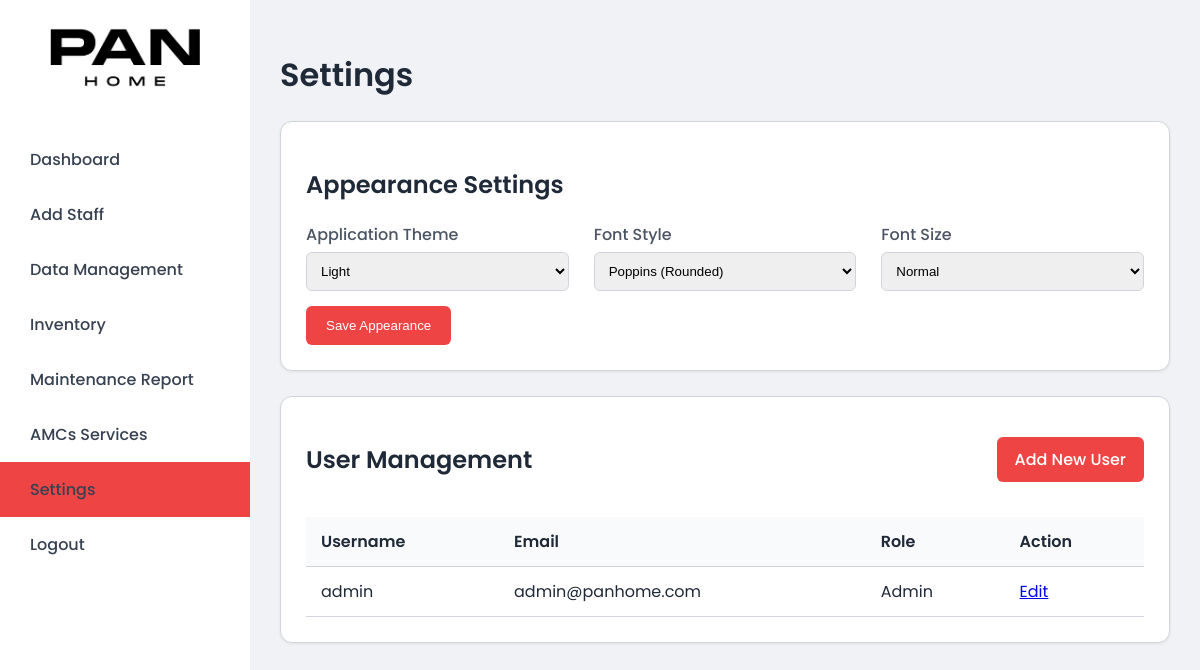
The app's page /settings (signed in), older data.
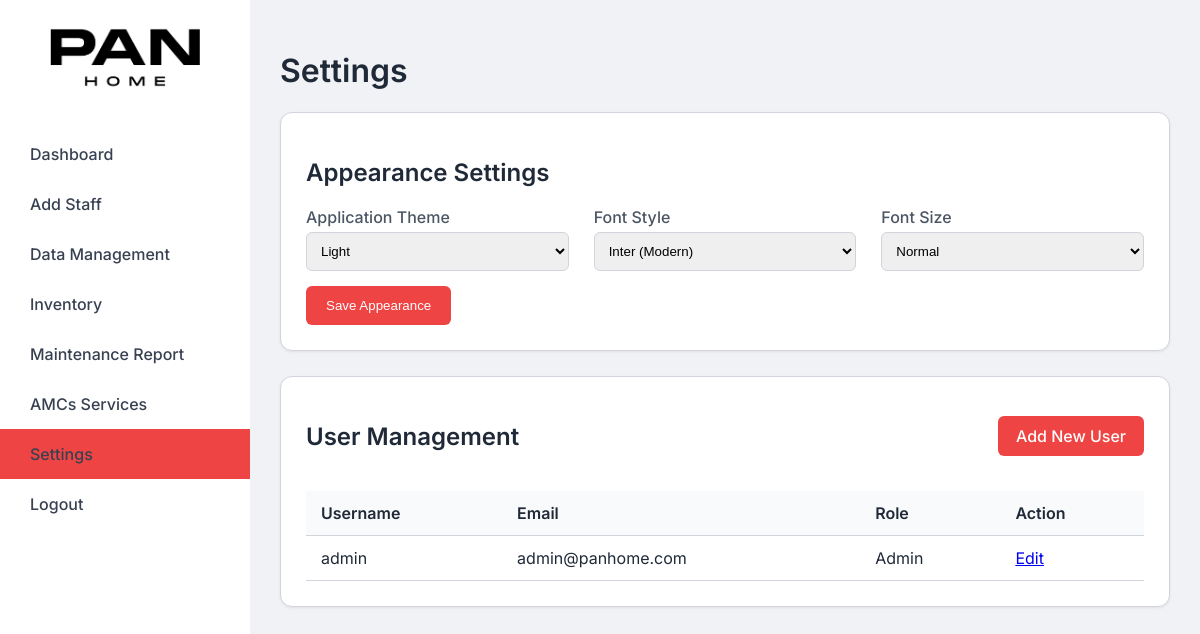
The same page, newer data.
### app.py (models this page shows, shortened)
class AppUser(db.Model, UserMixin):
    id = db.Column(db.Integer, primary_key=True)
    username = db.Column(db.String(100), unique=True, nullable=False)
    email = db.Column(db.String(100), unique=True, nullable=True)
    mobile = db.Column(db.String(20), nullable=True)
    password_hash = db.Column(db.String(255), nullable=False)
    role = db.Column(db.String(20), default='user')
    theme = db.Column(db.String(20), default='default')
    font_style = db.Column(db.String(20), default='inter')
    font_size = db.Column(db.String(20), default='normal')
    def is_admin(self):
        return self.role == 'admin'

### app.py (the view)
@app.route('/settings')
@login_required
def settings_dashboard():
    if not current_user.is_admin():
        flash("You do not have permission to access this page.", 'danger')
        return redirect(url_for('dashboard'))
    users = AppUser.query.all()
    return render_template('settings.html', users=users)

### app.py (called while the page is built)
@login_manager.user_loader
def load_user(user_id):
    return db.session.get(AppUser, int(user_id))

### templates/settings.html (shortened to what this page needs)
{% extends "base.html" %}
{% block content %}
<h1>Settings</h1>
<div class="card">
    <h2>Appearance Settings</h2>
    <form action="{{ url_for('change_appearance') }}" method="POST">
        <div class="form-grid">
            <div class="form-group">
                <label for="theme">Application Theme</label>
                <select name="theme" id="theme">
                    <option value="light" {% if current_user.theme == 'light' %}selected{% endif %}>Light</option>
                </select>
            </div>
            <div class="form-group">
                <label for="font_style">Font Style</label>
                <select name="font_style" id="font_style">
                    <option value="inter" {% if current_user.font_style == 'inter' %}selected{% endif %}>Inter (Modern)</option>
                    <option value="poppins" {% if current_user.font_style == 'poppins' %}selected{% endif %}>Poppins (Rounded)</option>
                </select>
            </div>
            <div class="form-group">
                <label for="font_size">Font Size</label>
                <select name="font_size" id="font_size">
                    <option value="normal" {% if current_user.font_size == 'normal' %}selected{% endif %}>Normal</option>
                </select>
            </div>
        </div>
        <button type="submit">Save Appearance</button>
    </form>
</div>
<div class="card">
    <div class="page-header">
        <h2>User Management</h2>
        <a href="{{ url_for('add_user') }}" class="btn-primary">Add New User</a>
    </div>
    <table class="data-table">
        <thead>
            <tr>
                <th>Username</th>
                <th>Email</th>
                <th>Role</th>
                <th>Action</th>
            </tr>
        </thead>
        <tbody>
            {% for user in users %}
            <tr>
                <td>{{ user.username }}</td>
                <td>{{ user.email }}</td>
                <td>{{ user.role | title }}</td>
                <td>
                    <a href="{{ url_for('edit_user', user_id=user.id) }}">Edit</a>
                </td>
            </tr>
            {% else %}
            <tr>
                <td colspan="4">No users found.</td>
            </tr>
            {% endfor %}
        </tbody>
    </table>
</div>
{% endblock %}

### templates/base.html (shortened to what this page needs)
<!DOCTYPE html>
<html lang="en">
<head>
</head>
<body class="theme-{{ current_user.theme if current_user.is_authenticated else 'default' }} font-{{ current_user.font_style if current_user.is_authenticated else 'inter' }} font-size-{{ current_user.font_size if current_user.is_authenticated else 'normal' }}">
    <div class="sidebar">
        <div class="logo-container">
            <img src="{{ url_for('static', filename='images/Logo.png') }}" alt="Logo" class="logo">
        </div>
        <ul>
            <li class="{{ 'active' if request.endpoint == 'dashboard' else '' }}"><a href="{{ url_for('dashboard') }}">Dashboard</a></li>
            <li class="{{ 'active' if request.endpoint == 'add_staff' else '' }}"><a href="{{ url_for('add_staff') }}">Add Staff</a></li>
            <li class="{{ 'active' if request.endpoint == 'data_management' else '' }}"><a href="{{ url_for('data_management') }}">Data Management</a></li>
            <li class="{{ 'active' if request.endpoint == 'inventory_dashboard' else '' }}"><a href="{{ url_for('inventory_dashboard') }}">Inventory</a></li>
            <li class="{{ 'active' if request.endpoint == 'maintenance_report' else '' }}"><a href="{{ url_for('maintenance_report') }}">Maintenance Report</a></li>
            <li class="{{ 'active' if request.endpoint == 'amcs_dashboard' else '' }}"><a href="{{ url_for('amcs_dashboard') }}">AMCs Services</a></li>
            {% if current_user.is_admin() %}
                <li class="{{ 'active' if 'settings' in request.endpoint else '' }}"><a href="{{ url_for('settings_dashboard') }}">Settings</a></li>
            {% endif %}
            <li><a href="{{ url_for('logout') }}">Logout</a></li>
        </ul>
    </div>
    <div class="main-content">
        {% block content %}{% endblock %}
    </div>
</body>
</html>

### templates/base.html (style rules this page uses)
:root { --sidebar-bg: #111827; --main-bg: #f9fafb; --card-bg: #ffffff; --text-primary: #1f2937; --text-secondary: #6b7280; --accent-color: #4f46e5; --border-color: #e5e7eb; --font-family: 'Inter', sans-serif; }
body.theme-light { --sidebar-bg: #ffffff; --main-bg: #f0f2f5; --card-bg: #ffffff; --text-primary: #1f2937; --text-secondary: #4b5563; --accent-color: #ef4444; --border-color: #d1d5db; }
body.font-inter { --font-family: 'Inter', sans-serif; }
body.font-size-normal { font-size: 16px; }
body { margin: 0; font-family: var(--font-family); background-color: var(--main-bg); color: var(--text-primary); }
.sidebar { position: fixed; left: 0; top: 0; width: 250px; height: 100%; background-color: var(--sidebar-bg); padding-top: 20px; }
.sidebar .logo-container { text-align: center; margin-bottom: 30px; }
.sidebar .logo { max-width: 150px; }
.sidebar ul { list-style-type: none; padding: 0; margin: 0; }
.sidebar ul li a { display: block; padding: 15px 30px; color: #9ca3af; text-decoration: none; font-weight: 500; transition: all 0.2s; }
body.theme-light .sidebar ul li a { color: #374151; }
.sidebar ul li.active a { background-color: var(--accent-color); color: #ffffff; }
.main-content { margin-left: 250px; padding: 30px; }
.card { background-color: var(--card-bg); border: 1px solid var(--border-color); border-radius: 12px; box-shadow: 0 1px 3px 0 rgba(0,0,0,0.07); padding: 25px; margin-bottom: 25px; }
h1, h2, h3 { color: var(--text-primary); font-weight: 600; }

### templates/settings.html (style rules this page uses)
.page-header { display: flex; justify-content: space-between; align-items: center; margin-bottom: 20px; }
.btn-primary { background-color: var(--accent-color); color: white; padding: 10px 18px; text-decoration: none; border-radius: 6px; font-weight: 500; }
.data-table { width: 100%; border-collapse: collapse; }
.data-table th, .data-table td { padding: 12px 15px; text-align: left; border-bottom: 1px solid var(--border-color); }
.data-table th { background-color: #f9fafb; font-weight: 600; }
.form-grid { display: grid; grid-template-columns: 1fr 1fr 1fr; gap: 25px; }
.form-group { margin-bottom: 15px; }
.form-group label { display: block; margin-bottom: 5px; font-weight: 500; color: var(--text-secondary); }
.form-group select { width: 100%; padding: 10px; border: 1px solid var(--border-color); border-radius: 6px; box-sizing: border-box; }
button { background-color: var(--accent-color); color: white; border: none; padding: 12px 20px; border-radius: 6px; font-weight: 500; cursor: pointer; }

Row changes from the older to the newer data that the page shows:
changed AppUser "admin": font_style "Poppins (Rounded)" → "Inter (Modern)"
